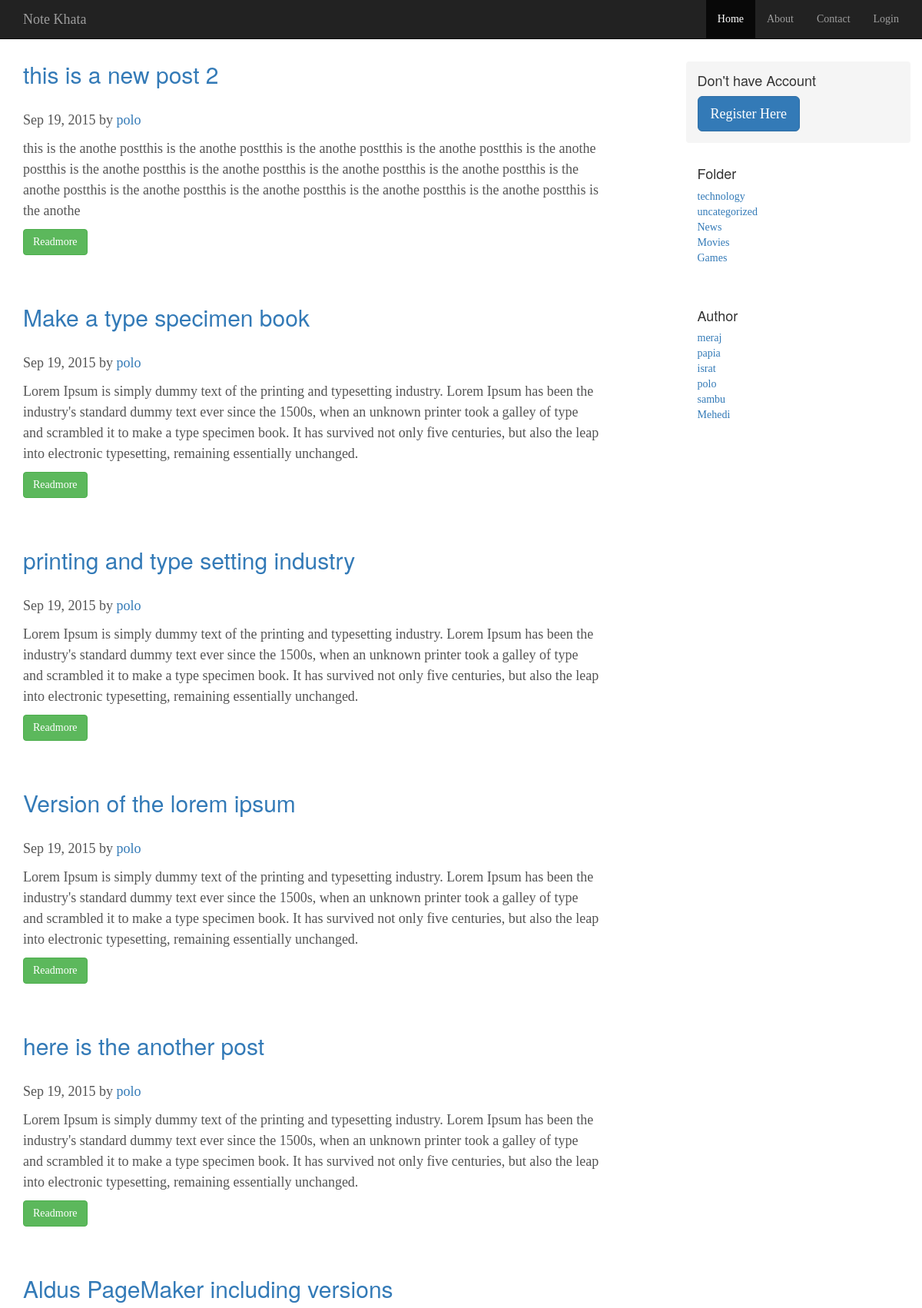
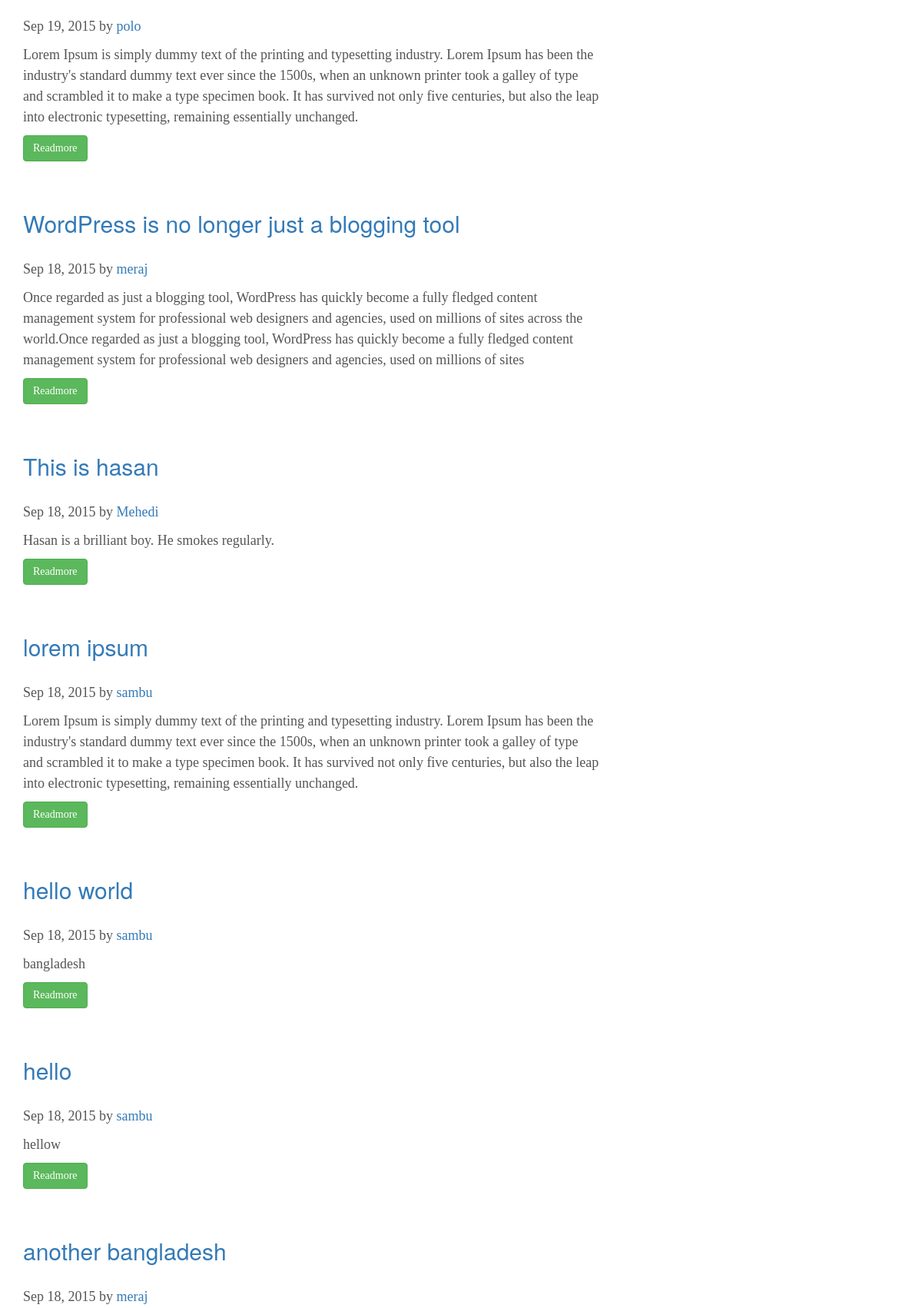
/frontend/home.php (upper part), run on the app's committed database (2 pictures, top to bottom).
### tables this page shows
CREATE TABLE IF NOT EXISTS `post` (
`id` int(30) NOT NULL,
  `title` varchar(255) NOT NULL,
  `post` text NOT NULL,
  `folder_id` int(30) NOT NULL,
  `user_id` int(30) NOT NULL,
  `date` timestamp NOT NULL DEFAULT CURRENT_TIMESTAMP ON UPDATE CURRENT_TIMESTAMP
);

CREATE TABLE IF NOT EXISTS `user` (
`id` int(30) NOT NULL,
  `first_name` varchar(30) NOT NULL,
  `last_name` varchar(30) NOT NULL,
  `date_of_birth` varchar(15) NOT NULL,
  `username` varchar(30) NOT NULL,
  `password` varchar(30) NOT NULL,
  `reg_time` timestamp NOT NULL DEFAULT CURRENT_TIMESTAMP ON UPDATE CURRENT_TIMESTAMP
);

CREATE TABLE IF NOT EXISTS `folder` (
`id` int(30) NOT NULL,
  `folder_name` varchar(30) NOT NULL,
  `date` timestamp NOT NULL DEFAULT CURRENT_TIMESTAMP ON UPDATE CURRENT_TIMESTAMP
);

### php_library/db.php (called while the page is built, shortened)
<?php
class Db {
    public function __construct(){
        $server_name = 'localhost';
        $user_name = 'root';
        $password = '';
        $db = 'blog';
        $this->con = new mysqli($server_name, $user_name, $password, $db);
    }
}

### php_library/class_frontend.php (called while the page is built, shortened)
<?php
require 'C:\xampp\htdocs\training\mini project\blog\php_library\db.php';
class Frontend {
    public $db;
    public function __construct(){
        $this->db = new Db();
    }
    public function select_all_from_post(){
        $sql = "SELECT *FROM post ORDER BY date DESC";
        $result = $this->db->con->query($sql);
        return $result;
    }
    public function read_more($string, $length = 60){
        $string_array = explode(' ', $string);
        $string_array_length = count($string_array);
        $new_string = "";
        if($length > $string_array_length){
            $length = $string_array_length;
        }
        for($i = 0; $i < $length; $i++){
            $new_string .= $string_array[$i] . ' ';
        }
        return $new_string;
    }
    public function blog_time_format($time){
        $time = strtotime($time);
        return date('M d, Y', $time);
    }
    public function select_all_from_user() {
       $sql = "SELECT * FROM user";
        return  $this->db->con->query($sql);
    }
    public function select_all_from_folder() {
        $sql = "SELECT * FROM folder";
        return  $this->db->con->query($sql);
    }
    public function user_name_by_user_id($id){
        $sql = "SELECT * from user WHERE id = $id";
        $result = $this->db->con->query($sql);
        $row = $result->fetch_assoc();
        return $row['first_name'];
    }
}

### frontend/home.php (the view, shortened to what this page needs)
 <?php
 require '../php_library/class_frontend.php';
	$obj = new Frontend();
	$posts = $obj-> select_all_from_post();
	include 'header.php';
?>
    <div class="container">
        <div class="row">
            <div class="col-sm-8 blog-main">
			<?php while($post = $posts->fetch_assoc()){ ?>
                <div class="blog-post">
                    <h2 class="blog-post-title">
                        <a href= "post.php?id=<?php echo $post['id'] ;?>"><?php   echo $post['title'] ?></a>
                    </h2>
                    <p class="blog-post-meta"><?php  echo $obj->blog_time_format( $post['date'] ) ?>  by <a href="author.php?id=<?php echo $post['user_id'] ?>"> <?php echo $obj->user_name_by_user_id($post['user_id'])  ?> </a></p>
                    <p> <?php  echo $obj->read_more( $post['post'] ) ?>  </p>
					<P> <a href= "post.php?id=<?php echo $post['id'] ;?>" class="btn btn-success"> Readmore </a> </P>
                </div>
				<br>
				<br>
			<?php } ?>
            </div>
            <div class="col-sm-3 col-sm-offset-1 blog-sidebar">
              <div class="sidebar-module sidebar-module-inset">
                <h4>Don't have Account</h4>
                <a class="btn btn-primary btn-lg" href="registration_page.php">Register Here</a><br>
              </div>
                <?php include 'sidebar.php' ;?>
            </div>
        </div>
    </div>
</body>
</html>

### frontend/sidebar.php
<?php
$folders = $obj->select_all_from_folder();
$users = $obj->select_all_from_user();
?>
<div class="sidebar-module">
    <h4>Folder</h4>
    <ol class="list-unstyled">
        <?php while($row = $folders->fetch_assoc()){ ?>
        <li><a href="folder.php?id=<?php echo $row['id']; ?>"><?php echo $row['folder_name'] ?></a></li>
        <?php } ?>
    </ol>
</div>
<div class="sidebar-module">
    <h4>Author</h4>
    <ol class="list-unstyled">
        <?php while($row = $users->fetch_assoc()){ ?>
            <li><a href="author.php?id=<?php echo $row['id']; ?>"><?php echo $row['first_name'] ?></a></li>
        <?php } ?>
    </ol>
</div>

### style/css/front_end.css (style rules this page uses)
body { font-family: Georgia, "Times New Roman", Times, serif; color: #555; padding-top: 80px; }
h1, .h1, h2, .h2, h3, .h3, h4, .h4, h5, .h5, h6, .h6 { margin-top: 0; font-family: "Helvetica Neue", Helvetica, Arial, sans-serif; font-weight: normal; color: #333; }
.blog-main { font-size: 18px; line-height: 1.5; }
.sidebar-module { padding: 15px; margin: 0 -15px 15px; }
.sidebar-module-inset { padding: 15px; background-color: #f5f5f5; border-radius: 4px; }
.blog-main h2 { margin-bottom:30px; }

### data on the page
post: title "this is a new post 2", date "Sep 19, 2015", user.first_name "polo", post "this is the anothe postthis is the anothe postthis is the anothe postthis is the anothe postthis is the anothe postthis is the anothe postthis is the anothe postthis is the anothe postthis is the anothe postthis is the anothe postthis is the anothe postthis is the anothe postthis is the anothe postthis is the anothe postthis is the anothe"
post: title "Make a type specimen book", date "Sep 19, 2015", user.first_name "polo", post "Lorem Ipsum is simply dummy text of the printing and typesetting industry. Lorem Ipsum has been the industry's standard dummy text ever since the 1500s, when an unknown printer took a galley of type and scrambled it to make a type specimen book. It has survived not only five centuries, but also the leap into electronic typesetting, remaining essentially unchanged."
post: title "printing and type setting industry", date "Sep 19, 2015", user.first_name "polo", post "Lorem Ipsum is simply dummy text of the printing and typesetting industry. Lorem Ipsum has been the industry's standard dummy text ever since the 1500s, when an unknown printer took a galley of type and scrambled it to make a type specimen book. It has survived not only five centuries, but also the leap into electronic typesetting, remaining essentially unchanged."
post: title "Version of the lorem ipsum", date "Sep 19, 2015", user.first_name "polo", post "Lorem Ipsum is simply dummy text of the printing and typesetting industry. Lorem Ipsum has been the industry's standard dummy text ever since the 1500s, when an unknown printer took a galley of type and scrambled it to make a type specimen book. It has survived not only five centuries, but also the leap into electronic typesetting, remaining essentially unchanged."
post: title "here is the another post", date "Sep 19, 2015", user.first_name "polo", post "Lorem Ipsum is simply dummy text of the printing and typesetting industry. Lorem Ipsum has been the industry's standard dummy text ever since the 1500s, when an unknown printer took a galley of type and scrambled it to make a type specimen book. It has survived not only five centuries, but also the leap into electronic typesetting, remaining essentially unchanged."
post: title "Aldus PageMaker including versions", date "Sep 19, 2015", user.first_name "polo", post "Lorem Ipsum is simply dummy text of the printing and typesetting industry. Lorem Ipsum has been the industry's standard dummy text ever since the 1500s, when an unknown printer took a galley of type and scrambled it to make a type specimen book. It has survived not only five centuries, but also the leap into electronic typesetting, remaining essentially unchanged."
post: title "WordPress is no longer just a blogging tool", date "Sep 18, 2015", user.first_name "meraj", post "Once regarded as just a blogging tool, WordPress has quickly become a fully fledged content management system for professional web designers and agencies, used on millions of sites across the world.Once regarded as just a blogging tool, WordPress has quickly become a fully fledged content management system for professional web designers and agencies, used on millions of sites"
post: title "This is hasan", date "Sep 18, 2015", user.first_name "Mehedi", post "Hasan is a brilliant boy. He smokes regularly."
post: title "lorem ipsum", date "Sep 18, 2015", user.first_name "sambu", post "Lorem Ipsum is simply dummy text of the printing and typesetting industry. Lorem Ipsum has been the industry's standard dummy text ever since the 1500s, when an unknown printer took a galley of type and scrambled it to make a type specimen book. It has survived not only five centuries, but also the leap into electronic typesetting, remaining essentially unchanged."
post: title "hello world", date "Sep 18, 2015", user.first_name "sambu", post "bangladesh"
post: title "hello", date "Sep 18, 2015", user.first_name "sambu", post "hellow"
post: title "another bangladesh", date "Sep 18, 2015", user.first_name "meraj"
folder: folder_name "technology"
folder: folder_name "uncategorized"
folder: folder_name "News"
folder: folder_name "Movies"
folder: folder_name "Games"
user: first_name "meraj"
user: first_name "papia"
user: first_name "israt"
user: first_name "polo"
user: first_name "sambu"
user: first_name "Mehedi"
